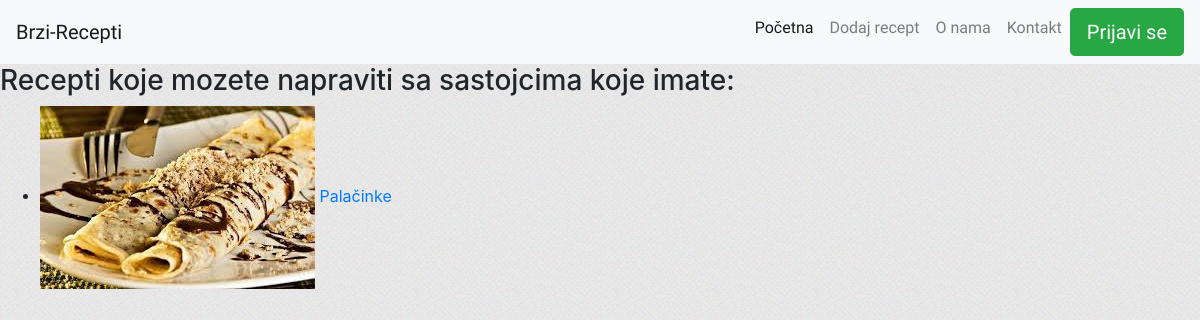
The page /recepti/ on the database its author committed.
### recepti/models.py (models this page shows, shortened)
class Jela(models.Model):
    ime = models.CharField(max_length=100)
    slika = models.FileField()
    kategorija = models.ManyToManyField(Kategorije)
    sastojci = models.ManyToManyField(Sastojci)
    sastojci_opis = models.TextField(null=True)
    nacin_pripreme = models.TextField()
    je_vegeterijansko = models.BooleanField(default=False)
    class Meta:
        verbose_name_plural = "Jela"

### recepti/views.py (the view)
# urls.py: path('recepti/', views.ReceptiView.as_view(), name='recepti'),
class ReceptiView(generic.ListView):  # recepti koje mozete napraviti sa vasim sastojcima
    context_object_name = 'sva_jela'
    template_name = 'recepti/recepti.html'
    def get_queryset(self):
        return Jela.objects.all()

### recepti/templates/recepti/recepti.html (shortened to what this page needs)
{% extends 'recepti/base.html' %}
{% block body %}
    <h3> Recepti koje mozete napraviti sa sastojcima koje imate: </h3>
    <ul>
        {% for jelo in sva_jela %}
            <li><img src="{{jelo.slika.url}}"><a href="{% url 'detalji' jelo.id %}"> {{ jelo.ime }} </a></li>
        {% endfor %}
    </ul>
{% endblock %}

### recepti/static/recepti/style.css (style rules this page uses)
body { background: url("images/background.png"); }

### rows shown on the page
Jela: slika (picture), ime "Palačinke"
